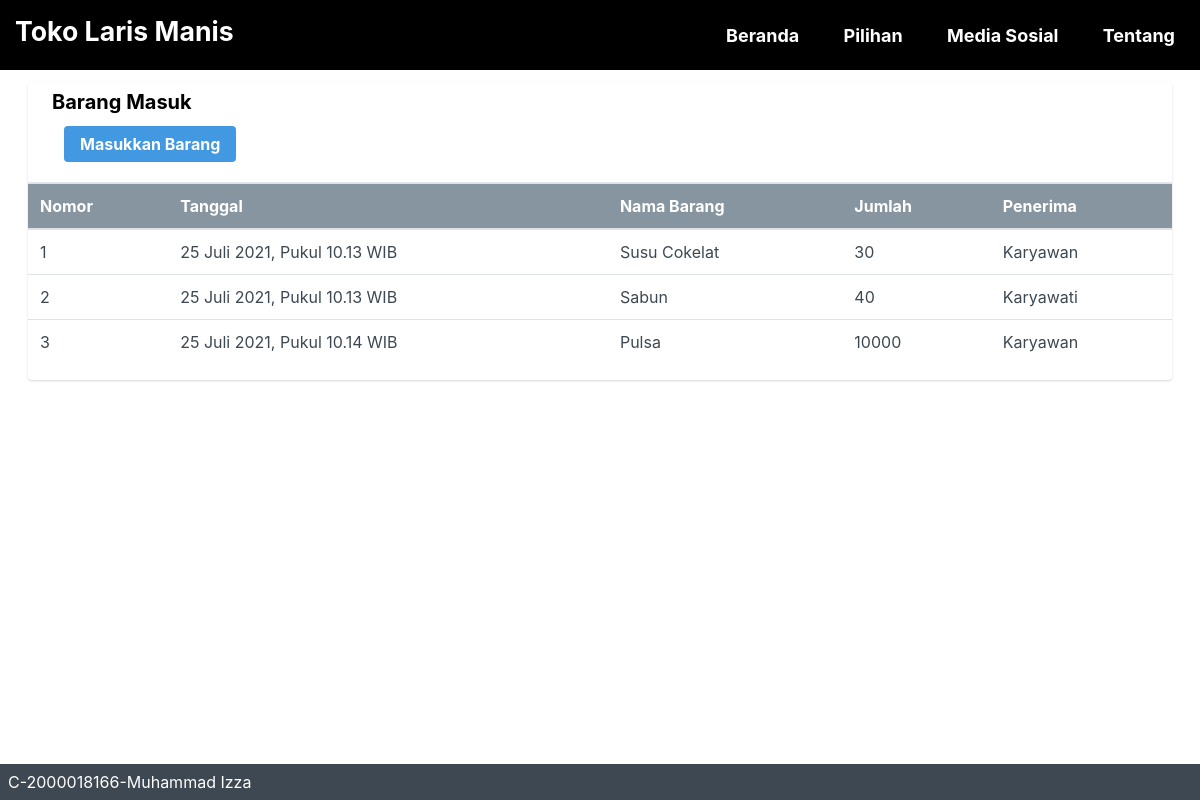
Screenshot of /masuk.php with the database file from the repository.
### tables this page shows
CREATE TABLE `masuk` (
  `idmasuk` int(11) NOT NULL,
  `idbarang` int(11) NOT NULL,
  `tanggal` timestamp NULL DEFAULT current_timestamp(),
  `keterangan` varchar(25) NOT NULL,
  `qty` int(11) NOT NULL
);

CREATE TABLE `stock` (
  `idbarang` int(11) NOT NULL,
  `namabarang` varchar(25) NOT NULL,
  `deskripsi` varchar(25) NOT NULL,
  `stock` int(11) NOT NULL
);

### masuk.php (the view, shortened to what this page needs)
<?php
require 'function.php';
?>
<!DOCTYPE html>
<head>
    <link rel="stylesheet" href="./dist/styles.css">
    <link rel="stylesheet" href="./dist/all.css">
	<link rel="stylesheet" href="./dist/menu.css">
</head>
<body>
	<div class="mx-auto bg-grey-400">
		<div class="min-h-screen flex flex-col">
			<nav class = "menu">
				<label class = "judul">Toko Laris Manis</label>
				<ul>
					<li><a href = "index.php">Beranda</a></li>
					<li><a href = "index.php">Pilihan</a>
					</li>
					<li><a href = "index.php">Media Sosial</a>
					</li>
					<li><a href = "https://github.com/pelemlegi/ujian-akhir-semester-1.git" target='_blank'>Tentang</a></li>
				</ul>
			</nav>
			<div class="flex flex-1">
				<main class="bg-white-300 flex-1 p-3 overflow-hidden">
					<div class="flex flex-col">
						<div class="flex flex-1 flex-col md:flex-row lg:flex-row mx-2">
							<div class="rounded overflow-hidden shadow bg-white mx-2 w-full">
								<div class="px-6 py-2 border-b border-light-grey">
									<div class="font-bold text-xl">Barang Masuk</div>
									<div class="p-3">
									<button data-modal='centeredFormModal' class="modal-trigger bg-blue-500 hover:bg-blue-700 text-white font-bold py-2 px-4 rounded">
									Masukkan Barang
									</button>
								</div>
								</div>
								<div class="table-responsive">
									<table class="table text-grey-darkest">
										<thead class="bg-grey-dark text-white text-normal">
										<tr>
											<th scope="col">Nomor</th>
											<th scope="col">Tanggal</th>
											<th scope="col">Nama Barang</th>
											<th scope="col">Jumlah</th>
											<th scope="col">Penerima</th>
										</tr>
										</thead>
										<tbody>
											<?php
												$ambilsemuadatastock = mysqli_query($conn,"select * from masuk m, stock s where s.idbarang = m.idbarang");
												$i = 1;
												while($data = mysqli_fetch_array($ambilsemuadatastock))
												{
													$tanggal = $data['tanggal'];
													$namabarang = $data['namabarang'];
													$qty = $data['qty'];
													$keterangan = $data['keterangan'];
											?>
											<tr>
												<td><?=$i++;?></td>
												<td>
													<?php
														echo date('d ', strtotime($tanggal));
														$month = date('F', strtotime($tanggal));
														switch ($month) {
															case 'July':
																echo "Juli";
																break;
														}
														echo date(' Y', strtotime($tanggal));
														echo ", Pukul ";
														echo date('H.i', strtotime($tanggal));
														echo " WIB";
													?>
												</td>
												<td><?=$namabarang;?></td>
												<td><?=$qty;?></td>
												<td><?=$keterangan;?></td>
											</tr>
											<?php
												};
											?>
										</tbody>
									</table>
								</div>
							</div>
						</div>
					</div>
				</main>
			</div>
			<footer class="bg-grey-darkest text-white p-2">
				<div class="flex flex-1 mx-auto">C-2000018166-Muhammad Izza</div>
			</footer>
		</div>
	</div>
</body>
</html>

### rows the page displays
masuk: tanggal "25", shows "Juli", tanggal "2021", tanggal "10.13", idbarang.namabarang "Susu Cokelat", qty "30", keterangan "Karyawan"
masuk: tanggal "25", shows "Juli", tanggal "2021", tanggal "10.13", idbarang.namabarang "Sabun", qty "40", keterangan "Karyawati"
masuk: tanggal "25", shows "Juli", tanggal "2021", tanggal "10.14", idbarang.namabarang "Pulsa", qty "10000", keterangan "Karyawan"
